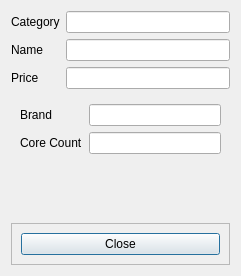
<?xml version="1.0" encoding="UTF-8"?>
<ui version="4.0">
 <class>DetailsDialog</class>
 <widget class="QDialog" name="DetailsDialog">
  <property name="geometry">
   <rect>
    <x>0</x>
    <y>0</y>
    <width>241</width>
    <height>276</height>
   </rect>
  </property>
  <property name="windowTitle">
   <string>Product Details</string>
  </property>
  <layout class="QVBoxLayout" name="verticalLayout">
   <item>
    <layout class="QFormLayout" name="formLayout">
     <item row="0" column="0">
      <widget class="QLabel" name="label">
       <property name="text">
        <string>Category</string>
       </property>
      </widget>
     </item>
     <item row="0" column="1">
      <widget class="QLineEdit" name="category">
       <property name="readOnly">
        <bool>true</bool>
       </property>
      </widget>
     </item>
     <item row="1" column="0">
      <widget class="QLabel" name="label_3">
       <property name="text">
        <string>Name</string>
       </property>
      </widget>
     </item>
     <item row="1" column="1">
      <widget class="QLineEdit" name="name">
       <property name="readOnly">
        <bool>true</bool>
       </property>
       <property name="placeholderText">
        <string/>
       </property>
      </widget>
     </item>
     <item row="2" column="0">
      <widget class="QLabel" name="label_4">
       <property name="text">
        <string>Price</string>
       </property>
      </widget>
     </item>
     <item row="2" column="1">
      <widget class="QLineEdit" name="price">
       <property name="readOnly">
        <bool>true</bool>
       </property>
      </widget>
     </item>
    </layout>
   </item>
   <item>
    <widget class="QStackedWidget" name="stackedWidget">
     <property name="currentIndex">
      <number>0</number>
     </property>
     <widget class="QWidget" name="page">
      <layout class="QGridLayout" name="gridLayout">
       <item row="0" column="0">
        <layout class="QFormLayout" name="formLayout_2">
         <item row="1" column="0">
          <widget class="QLabel" name="label_5">
           <property name="text">
            <string>Core Count</string>
           </property>
          </widget>
         </item>
         <item row="0" column="0">
          <widget class="QLabel" name="label_6">
           <property name="text">
            <string>Brand</string>
           </property>
          </widget>
         </item>
         <item row="0" column="1">
          <widget class="QLineEdit" name="cpuBrand">
           <property name="readOnly">
            <bool>true</bool>
           </property>
          </widget>
         </item>
         <item row="1" column="1">
          <widget class="QLineEdit" name="coreCount">
           <property name="readOnly">
            <bool>true</bool>
           </property>
          </widget>
         </item>
        </layout>
       </item>
      </layout>
     </widget>
     <widget class="QWidget" name="page_2">
      <layout class="QGridLayout" name="gridLayout_2">
       <item row="0" column="0">
        <layout class="QFormLayout" name="formLayout_4">
         <item row="0" column="0">
          <widget class="QLabel" name="label_2">
           <property name="text">
            <string>Brand</string>
           </property>
          </widget>
         </item>
         <item row="0" column="1">
          <widget class="QLineEdit" name="ramBrand">
           <property name="readOnly">
            <bool>true</bool>
           </property>
          </widget>
         </item>
         <item row="1" column="0">
          <widget class="QLabel" name="label_7">
           <property name="text">
            <string>Size (GB)</string>
           </property>
          </widget>
         </item>
         <item row="1" column="1">
          <widget class="QLineEdit" name="ramSize">
           <property name="readOnly">
            <bool>true</bool>
           </property>
          </widget>
         </item>
        </layout>
       </item>
      </layout>
     </widget>
     <widget class="QWidget" name="page_3">
      <layout class="QGridLayout" name="gridLayout_3">
       <item row="0" column="0">
        <layout class="QFormLayout" name="formLayout_3">
         <item row="0" column="0">
          <widget class="QLabel" name="label_8">
           <property name="text">
            <string>Brand</string>
           </property>
          </widget>
         </item>
         <item row="0" column="1">
          <widget class="QLineEdit" name="mbBrand">
           <property name="readOnly">
            <bool>true</bool>
           </property>
          </widget>
         </item>
         <item row="1" column="0">
          <widget class="QLabel" name="label_9">
           <property name="text">
            <string>Form Factor</string>
           </property>
          </widget>
         </item>
         <item row="1" column="1">
          <widget class="QLineEdit" name="mbSize">
           <property name="readOnly">
            <bool>true</bool>
           </property>
          </widget>
         </item>
        </layout>
       </item>
      </layout>
     </widget>
    </widget>
   </item>
   <item>
    <widget class="QFrame" name="frame">
     <property name="frameShape">
      <enum>QFrame::StyledPanel</enum>
     </property>
     <property name="frameShadow">
      <enum>QFrame::Raised</enum>
     </property>
     <layout class="QHBoxLayout" name="horizontalLayout">
      <item>
       <widget class="QPushButton" name="close">
        <property name="text">
         <string>Close</string>
        </property>
       </widget>
      </item>
     </layout>
    </widget>
   </item>
  </layout>
 </widget>
 <resources/>
 <connections/>
</ui>
